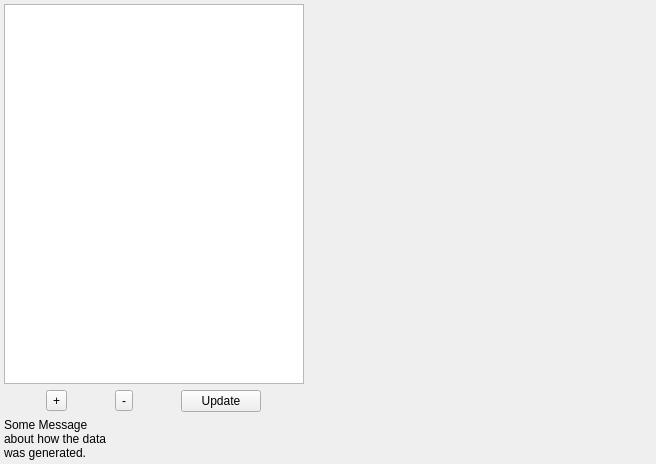
<?xml version="1.0" encoding="UTF-8"?>
<ui version="4.0">
 <class>StatsGenMDFWidget</class>
 <widget class="QWidget" name="StatsGenMDFWidget">
  <property name="geometry">
   <rect>
    <x>0</x>
    <y>0</y>
    <width>656</width>
    <height>464</height>
   </rect>
  </property>
  <property name="windowTitle">
   <string>Form</string>
  </property>
  <layout class="QHBoxLayout" name="horizontalLayout">
   <property name="margin">
    <number>4</number>
   </property>
   <item>
    <layout class="QVBoxLayout" name="verticalLayout_6">
     <item>
      <widget class="QTableView" name="m_MDFTableView">
       <property name="sizePolicy">
        <sizepolicy hsizetype="Minimum" vsizetype="Ignored">
         <horstretch>0</horstretch>
         <verstretch>0</verstretch>
        </sizepolicy>
       </property>
       <property name="minimumSize">
        <size>
         <width>300</width>
         <height>0</height>
        </size>
       </property>
      </widget>
     </item>
     <item>
      <layout class="QHBoxLayout" name="horizontalLayout_2" stretch="0,0,0">
       <property name="sizeConstraint">
        <enum>QLayout::SetMinAndMaxSize</enum>
       </property>
       <item>
        <widget class="QToolButton" name="addMDFRowBtn">
         <property name="text">
          <string>+</string>
         </property>
        </widget>
       </item>
       <item>
        <widget class="QToolButton" name="deleteMDFRowBtn">
         <property name="text">
          <string>-</string>
         </property>
        </widget>
       </item>
       <item>
        <widget class="QPushButton" name="m_MDFUpdateBtn">
         <property name="sizePolicy">
          <sizepolicy hsizetype="Fixed" vsizetype="Fixed">
           <horstretch>0</horstretch>
           <verstretch>0</verstretch>
          </sizepolicy>
         </property>
         <property name="text">
          <string>Update</string>
         </property>
        </widget>
       </item>
      </layout>
     </item>
     <item>
      <widget class="QLabel" name="label">
       <property name="sizePolicy">
        <sizepolicy hsizetype="Maximum" vsizetype="Maximum">
         <horstretch>0</horstretch>
         <verstretch>0</verstretch>
        </sizepolicy>
       </property>
       <property name="text">
        <string>Some Message about how the data was generated.</string>
       </property>
       <property name="wordWrap">
        <bool>true</bool>
       </property>
      </widget>
     </item>
    </layout>
   </item>
   <item>
    <widget class="QwtPlot" name="m_MDFPlot">
     <property name="sizePolicy">
      <sizepolicy hsizetype="Ignored" vsizetype="Ignored">
       <horstretch>0</horstretch>
       <verstretch>0</verstretch>
      </sizepolicy>
     </property>
    </widget>
   </item>
  </layout>
 </widget>
 <customwidgets>
  <customwidget>
   <class>QwtPlot</class>
   <extends>QFrame</extends>
   <header>qwt_plot.h</header>
   <container>1</container>
  </customwidget>
 </customwidgets>
 <resources/>
 <connections/>
</ui>
